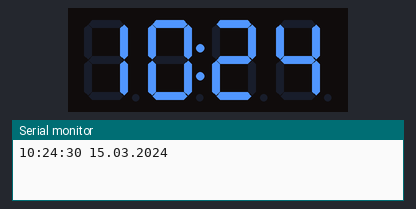
Recording of a program running on a simulated Arduino Nano, built with avr-gcc and run on an emulated ATmega328P. Parts: 4-digit seven-segment display, the last lines printed to the serial monitor. The local clock reads 2024-03-15 10:24:30 at power-on unless the program sets it.

Above: at 0.1 s.
At 64.6 s:
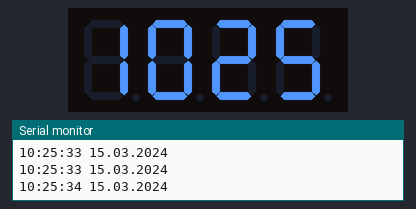
At 129.1 s:
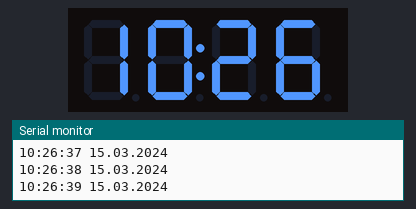

The program:

main.cpp
```cpp
#include <Arduino.h>
#include <Wire.h>
#include "DS1307RTC.h"
#include "Time.h"

#include "TM1637Display.h"

#define CLKPIN 3
#define DIOPIN 2

String dateTimeStr = "";
boolean strFull = false;
tmElements_t dateTime;

TM1637Display display(CLKPIN, DIOPIN);
int8_t ListTime[4]={0,0,0,0};
boolean point=true;

String formatDateTime(tmElements_t &dateTime);
String formatValue(unsigned int nn);

void setup() {
    Serial.begin(9600);

    display.setBrightness(0, true);
}

void loop() {
    if (strFull) {
        // Формат времени для парсинга
        // dd.MM.yyyy HH:mm:ss
        // 01234567890123456789

        dateTime.Hour = dateTimeStr.substring(11,13).toInt();
        dateTime.Minute = dateTimeStr.substring(14,16).toInt();
        dateTime.Second = dateTimeStr.substring(17,19).toInt();
        dateTime.Day = dateTimeStr.substring(0,2).toInt();
        dateTime.Month = dateTimeStr.substring(3,5).toInt();
        dateTime.Year = CalendarYrToTm(dateTimeStr.substring(6,10).toInt());

        RTC.write(dateTime); // записать данные в DS3231

        // очистить строку
        dateTimeStr = "";

        strFull = false;
    }

    // получение данных из ds3231
    if (RTC.read(dateTime)) {

        ListTime[0] = dateTime.Hour/10;
        ListTime[1] = dateTime.Hour%10;
        ListTime[2] = dateTime.Minute/10;
        ListTime[3] = dateTime.Minute%10;

        Serial.println(formatDateTime(dateTime));
    } else {
        Serial.println("error");
        display.clear();
    }

    // вывод времени
    display.showNumberDec(ListTime[0], false, 1, 0);

    // если не использовать условие, то мы не сможем зажигать точки
    if (point)
    {
        uint8_t digitWithPoints = display.encodeDigit(ListTime[1]) ^ 0b10000000;
        display.setSegments(&digitWithPoints, 1, 1);
    } else {
        display.showNumberDec(ListTime[1], false, 1, 1);
    }

    display.showNumberDec(ListTime[2], false, 1, 2);
    display.showNumberDec(ListTime[3], false, 1, 3);

    delay(500);

    // поменять индикацию точек
    point=!point;
}

void serialEvent() {
    while (Serial.available()) {
        char c = (char)Serial.read();

        dateTimeStr += c;

        if (c == '\n')
        {
            strFull = true;
        }
    }
}

String formatDateTime(tmElements_t &datetime){
    String result = "";

    result += formatValue(dateTime.Hour);
    result += ":";
    result += formatValue(dateTime.Minute);
    result += ":";
    result += formatValue(dateTime.Second);
    result += " ";
    result += formatValue(dateTime.Day);
    result += ".";
    result += formatValue(dateTime.Month);
    result += ".";
    result += formatValue(tmYearToCalendar(dateTime.Year));

    return result;
}

String formatValue(unsigned int nn) {
    String result = "";

    if (nn >= 0 && nn < 10)
        result += "0";

    result += String(nn);

    return result;
}
```
